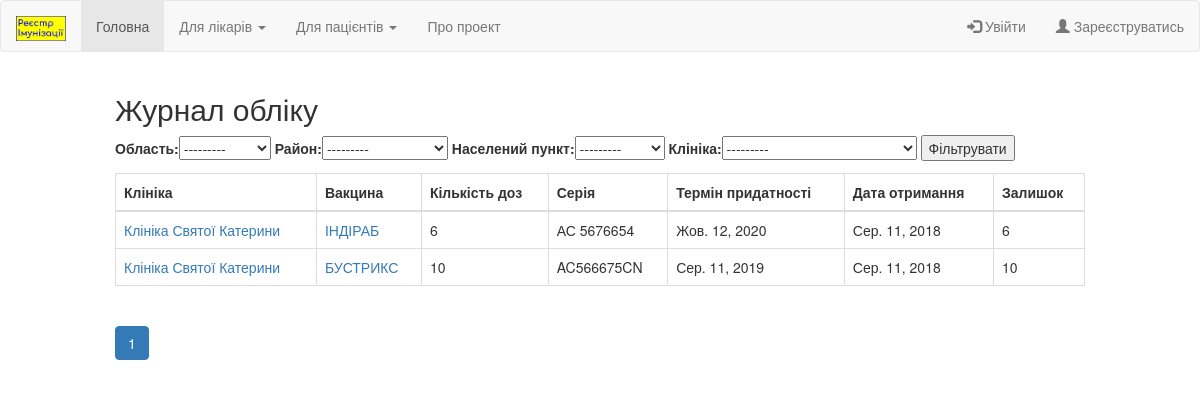
Screenshot of /registry/logbook/ with the database file from the repository.
### registry/models.py (models this page shows, shortened)
class Region(models.Model):
    region = models.CharField(max_length=32)
    def __str__(self):
        return self.region
    class Meta:
        verbose_name = "Область"
        verbose_name_plural = "Області"
        ordering = ['region']

class District(models.Model):
    district = models.CharField(max_length=32)
    region = models.ForeignKey(Region, on_delete=models.SET_NULL, null=True, blank=True)
    def __str__(self):
        return self.district
    class Meta:
        verbose_name = "Район"
        verbose_name_plural = "Райони"
        ordering = ['district']

class Locality(models.Model):
    locality = models.CharField(max_length=32)
    district = models.ForeignKey(District, on_delete=models.SET_NULL, null=True, blank=True)
    def __str__(self):
        return self.locality
    class Meta:
        verbose_name = "Населений пункт"
        verbose_name_plural = "Населені пункти"
        ordering = ['locality']

class Logbook(models.Model):
    clinic = models.ForeignKey(Clinic, on_delete=models.SET_NULL, null=True, blank=True)
    series = models.ForeignKey(Series, on_delete=models.SET_NULL, null=True, blank=True)
    doses = models.PositiveSmallIntegerField(null=True, blank=True)
    arrival = models.BooleanField(null=True, blank=True)
    balance = models.PositiveSmallIntegerField(null=True, blank=True)
    date = models.DateField(null=True, blank=True)
    class Meta:
        verbose_name = "Запис у журналі"
        verbose_name_plural = "Журнал обліку"
        ordering = ['-id']

class Clinic(models.Model):
    clinic = models.CharField(max_length=64)
    logo = models.ImageField(upload_to='uploads/%Y/%m/%d/', blank=True, null=True)
    info = models.TextField(max_length=265, blank=True, null=True)
    locality = models.ForeignKey(Locality, on_delete=models.SET_NULL, null=True, blank=True)
    def __str__(self):
        return self.clinic
    def get_registry_url(self):
        return reverse('clinic', args=[str(self.id)])
    class Meta:
        verbose_name = "Клініка"
        verbose_name_plural = "Клініки"
        ordering = ['-id']

class Series(models.Model):
    series = models.CharField(max_length=32)
    vaccine = models.ForeignKey(Vaccine, on_delete=models.SET_NULL, null=True, blank=True)
    expiration = models.DateField(null=True, blank=True)
    def __str__(self):
        return self.series
    class Meta:
        verbose_name = "Серія"
        verbose_name_plural = "Серії"
        ordering = ['-id']

class Vaccine(models.Model):
    vaccine = models.CharField(max_length=64, null=True, blank=True)
    vaccine_en = models.CharField(max_length=64, null=True, blank=True)
    manufacturer = models.CharField(max_length=32, null=True, blank=True)
    manufacturer_en = models.CharField(max_length=32, null=True, blank=True)
    country = models.CharField(max_length=16, null=True, blank=True)
    country_en = models.CharField(max_length=16, null=True, blank=True)
    info =  models.CharField(max_length=256, null=True, blank=True)
    disease = models.ManyToManyField(Disease, blank=True)
    def __str__(self):
        return self.vaccine
    def get_info_url(self):
        return reverse('info_vaccine', args=[str(self.id)])
    class Meta:
        verbose_name = "Вакцина"
        verbose_name_plural = "Вакцини"
        ordering = ['vaccine']

### registry/views.py (the view)
# urls.py: path('logbook/', views.logbook, name='logbook'),
def logbook(request):
    form = LogbookSearchForm(request.GET)
    if form.is_valid():
        clinic = form.cleaned_data['clinic']
        locality = form.cleaned_data['locality']
        district = form.cleaned_data['district']
        region = form.cleaned_data['region']
        if clinic is not None:
            logbook = Logbook.objects.filter(clinic = clinic)
        elif locality is not None:
            logbook = Logbook.objects.filter(clinic__locality = locality)
        elif district is not None:
            logbook = Logbook.objects.filter(clinic__locality__district = district)
        elif region is not None:
            logbook = Logbook.objects.filter(clinic__locality__district__region = region)
        else:
            logbook = Logbook.objects.all()
    else:
        logbook = Logbook.objects.all()
    pages = Paginator(logbook, 30)
    current_page = request.GET.get('page', 1)
    try:
        current_page = int(current_page)
    except:
        current_page = 1
    if current_page not in pages.page_range:
        current_page = 1
    logbook = pages.page(current_page)
    num_pages = pages.page_range
    context = {'logbook': logbook, 'num_pages': num_pages, 'current_page': current_page, 'form': form}
    return render(request, 'registry/logbook.html', context)

### registry/forms.py
class LogbookSearchForm(forms.Form):
    region = forms.ModelChoiceField(label='Область', queryset = Region.objects.all(), required=False)
    district = forms.ModelChoiceField(label='Район', queryset = District.objects.all(), required=False)
    locality = forms.ModelChoiceField(label='Населений пункт', queryset = Locality.objects.all(), required=False)
    clinic = forms.ModelChoiceField(label='Клініка', queryset = Clinic.objects.all(), required=False)

### registry/templates/registry/logbook.html (shortened to what this page needs)
{% extends "base.html" %}
{% block content %}
<h2>Журнал обліку</h2>
<form action="" method="get">
    {{ form }}
    <input type="submit" value="Фільтрувати">
</form>
<table class="table table-bordered">
    <thead>
    <tr>
        <th>Клініка</th>
        <th>Вакцина</th>
        <th>Кількість доз</th>
        <th>Серія</th>
        <th>Термін придатності</th>
        <th>Дата отримання</th>
        <th>Залишок</th>
    </tr>
    </thead>
    <tbody>
    {% for log in logbook %}
    <tr>
        <td><a href="{{ log.clinic.get_registry_url }}">{{ log.clinic }}</a></td>
        <td><a href="{{ log.series.vaccine.get_info_url }}">{{ log.series.vaccine }}</a></td>
        <td>{{ log.doses }}</td>
        <td>{{ log.series }}</td>
        <td>{{ log.series.expiration }}</td>
        <td>{{ log.date }}</td>
        <td>{{ log.balance }}</td>
    </tr>
    {% endfor %}
    </tbody>
</table>
<ul class="pagination">
    {% for num in num_pages %}
        {% if num == current_page %}
            <li class="page-item active"><span class="page-link">{{num}}</span></li>
        {% else %}
            <li class="page-item"><a class="page-link" href="{% url 'logbook' %}?page={{num}}">{{num}}</a></li>
        {% endif %}
    {% endfor %}
</ul>
    {% load static %}
{% endblock %}

### rows the page displays
Region: region "---------"
District: district "---------"
Locality: locality "---------"
Logbook: clinic "Клініка Святої Катерини", series.vaccine "ІНДІРАБ", doses "6", series "АС 5676654", series.expiration "Жов. 12, 2020", date "Сер. 11, 2018", balance "6"
Logbook: clinic "Клініка Святої Катерини", series.vaccine "БУСТРИКС", doses "10", series "AC566675CN", series.expiration "Сер. 11, 2019", date "Сер. 11, 2018", balance "10"

### other values shown
{{ num }} "1"
